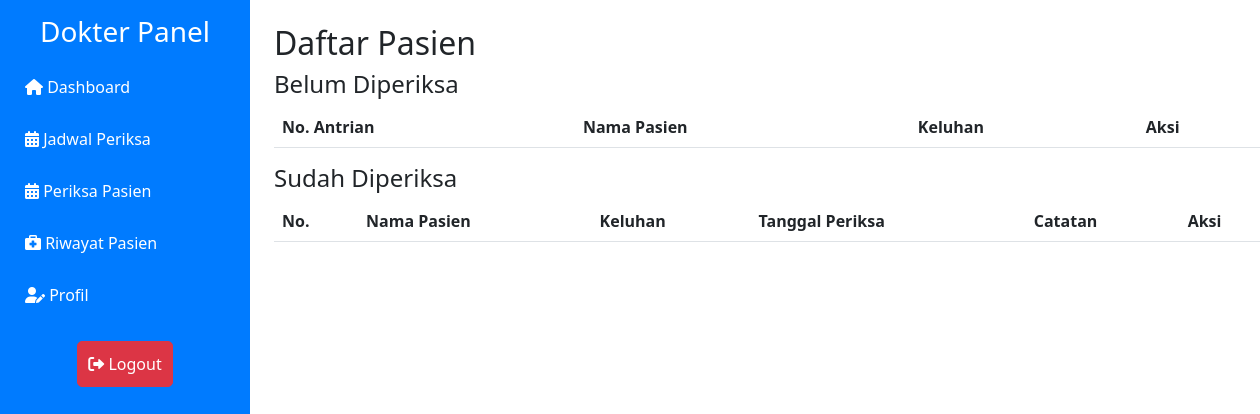
The page /dokter/memeriksa.php (signed in) on the database as committed earlier.
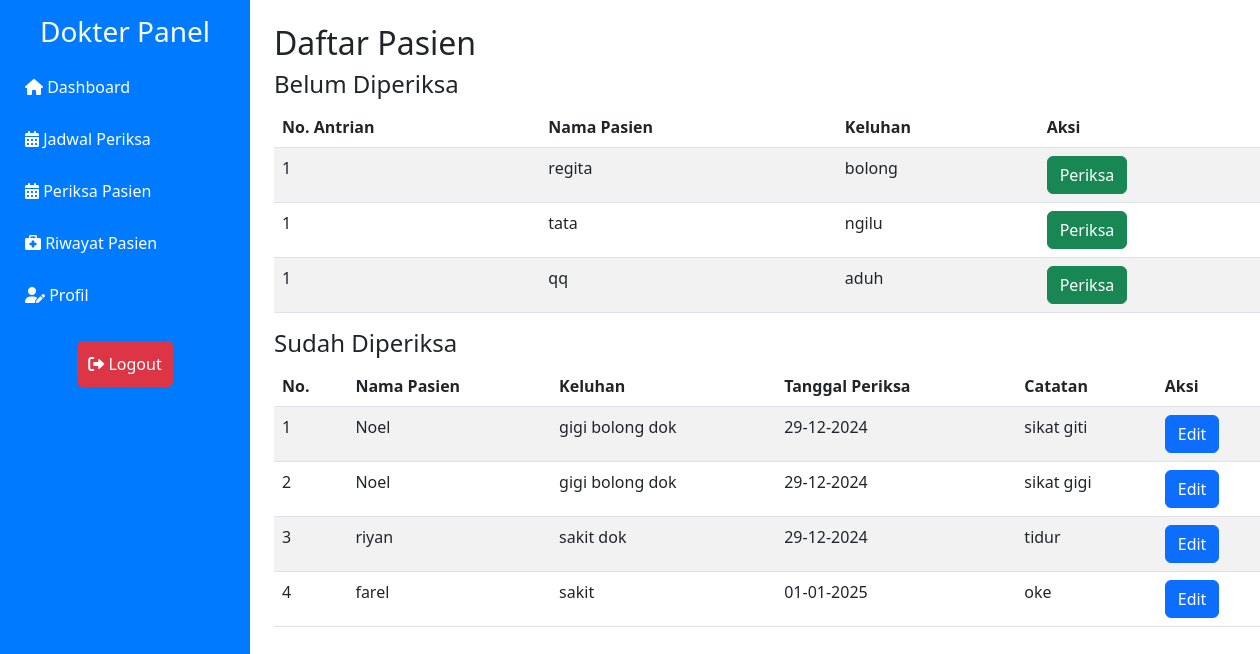
The same page on the database as committed later.
### tables this page shows
CREATE TABLE `daftar_poli` (
  `id_daftar` int NOT NULL,
  `id_pasien` int DEFAULT NULL,
  `id_jadwal` int DEFAULT NULL,
  `keluhan` text NOT NULL,
  `no_antrian` int NOT NULL,
  `status` enum('belum','selesai') DEFAULT 'belum'
);

CREATE TABLE `pasien` (
  `id_pasien` int NOT NULL,
  `nama_pasien` varchar(255) NOT NULL,
  `alamat` text,
  `no_ktp` varchar(16) NOT NULL,
  `no_hp` varchar(15) NOT NULL,
  `no_rm` char(12) DEFAULT NULL
);

CREATE TABLE `periksa` (
  `id_periksa` int NOT NULL,
  `id_daftar` int DEFAULT NULL,
  `tgl_periksa` date NOT NULL,
  `catatan` text NOT NULL,
  `biaya_periksa` int DEFAULT NULL
);

### dokter/memeriksa.php (the view, shortened to what the changed rows need)
<?php
include('../includes/db.php');
$id_dokter = $_SESSION['user_id'];
$query_belum = "
    SELECT
        dp.id_daftar,
        p.nama_pasien,
        dp.keluhan,
        dp.no_antrian,
        jp.hari,
        jp.jam_mulai,
        jp.jam_selesai
    FROM Daftar_Poli dp
    INNER JOIN Pasien p ON dp.id_pasien = p.id_pasien
    INNER JOIN Jadwal_Periksa jp ON dp.id_jadwal = jp.id_jadwal
    WHERE jp.id_dokter = ? AND dp.status = 'belum'
    ORDER BY dp.no_antrian ASC";
$stmt_belum = $conn->prepare($query_belum);
$stmt_belum->bind_param('i', $id_dokter);
$stmt_belum->execute();
$result_belum = $stmt_belum->get_result();
$query_selesai = "
    SELECT
        dp.id_daftar,
        p.nama_pasien,
        dp.keluhan,
        dp.no_antrian,
        jp.hari,
        jp.jam_mulai,
        jp.jam_selesai,
        per.tgl_periksa,
        per.catatan
    FROM Daftar_Poli dp
    INNER JOIN Pasien p ON dp.id_pasien = p.id_pasien
    INNER JOIN Jadwal_Periksa jp ON dp.id_jadwal = jp.id_jadwal
    LEFT JOIN Periksa per ON dp.id_daftar = per.id_daftar
    WHERE jp.id_dokter = ? AND dp.status = 'selesai'
    ORDER BY dp.no_antrian ASC";
$stmt_selesai = $conn->prepare($query_selesai);
$stmt_selesai->bind_param('i', $id_dokter);
$stmt_selesai->execute();
$result_selesai = $stmt_selesai->get_result();
?>
<!DOCTYPE html>
<html lang="en">
<head>
    <link href="https://cdn.jsdelivr.net/npm/bootstrap@5.3.0-alpha3/dist/css/bootstrap.min.css" rel="stylesheet">
    <link rel="stylesheet" href="https://cdnjs.cloudflare.com/ajax/libs/font-awesome/6.0.0-beta3/css/all.min.css">
    <link href="../assets/style.css" rel="stylesheet">
</head>
<body>
    <div class="container-fluid">
        <div class="row">
            <div class="col-md-9 col-lg-10 content p-4" id="content">
                <h2>Daftar Pasien</h2>
                <table class="table table-striped">
                    <thead>
                        <tr>
                            <th>No. Antrian</th>
                            <th>Nama Pasien</th>
                            <th>Keluhan</th>
                            <th>Aksi</th>
                        </tr>
                    </thead>
                    <tbody>
                        <?php while ($row = $result_belum->fetch_assoc()) { ?>
                            <tr>
                                <td><?= $row['no_antrian'] ?></td>
                                <td><?= $row['nama_pasien'] ?></td>
                                <td><?= $row['keluhan'] ?></td>
                                <td>
                                    <a href="periksa_pasien.php?id_daftar=<?= $row['id_daftar'] ?>" class="btn btn-success">Periksa</a>
                                </td>
                            </tr>
                        <?php } ?>
                    </tbody>
                </table>
                <table class="table table-striped">
                    <thead>
                        <tr>
                            <th>No.</th>
                            <th>Nama Pasien</th>
                            <th>Keluhan</th>
                            <th>Tanggal Periksa</th>
                            <th>Catatan</th>
                            <th>Aksi</th>
                        </tr>
                    </thead>
                    <tbody>
                    <?php
                    $no = 1;
        while ($row = $result_selesai->fetch_assoc()) { ?>
            <tr>
                <td><?= $no++ ?></td>
                                <td><?= $row['nama_pasien'] ?></td>
                                <td><?= $row['keluhan'] ?></td>
                                <td><?= $row['tgl_periksa'] ? date('d-m-Y', strtotime($row['tgl_periksa'])) : '-' ?></td>
                                <td><?= $row['catatan'] ?: '-' ?></td>
                                <td>
                                    <a href="edit_periksa.php?id_daftar=<?= $row['id_daftar'] ?>" class="btn btn-primary">Edit</a>
                                </td>
                            </tr>
                        <?php } ?>
                    </tbody>
                </table>
            </div>
        </div>
    </div>
</body>
</html>

Rows that differ between the two databases and show on the page:
added daftar_poli: no_antrian "1", id_pasien.nama_pasien "regita", keluhan "bolong", shown under "Belum Diperiksa"
added daftar_poli: no_antrian "1", id_pasien.nama_pasien "tata", keluhan "ngilu", shown under "Belum Diperiksa"
added daftar_poli: no_antrian "1", id_pasien.nama_pasien "qq", keluhan "aduh", shown under "Belum Diperiksa"
added daftar_poli: id_pasien.nama_pasien "Noel", keluhan "gigi bolong dok", periksa.tgl_periksa "29-12-2024", periksa.catatan "sikat giti", periksa.catatan "sikat gigi", shown under "Sudah Diperiksa"
added daftar_poli: id_pasien.nama_pasien "riyan", keluhan "sakit dok", periksa.tgl_periksa "29-12-2024", periksa.catatan "tidur", shown under "Sudah Diperiksa"
added daftar_poli: id_pasien.nama_pasien "farel", keluhan "sakit", periksa.tgl_periksa "01-01-2025", periksa.catatan "oke", shown under "Sudah Diperiksa"
